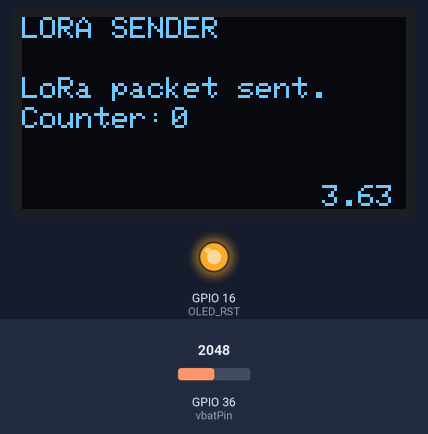
This sketch was run on a simulated ESP32. On the bench: 128×64 one-colour display, output pins drawn as LEDs (lit = HIGH). The test bench sets the inputs (shaded band); at power-on: GPIO 36 (vbatPin) = 2048. No radio packets arrive unless stated; what the sketch prints to the serial monitor is not drawn.

Above: at 3.3 s.
3.4 s: GPIO 36 (vbatPin) set to 2866
At 4.8 s:
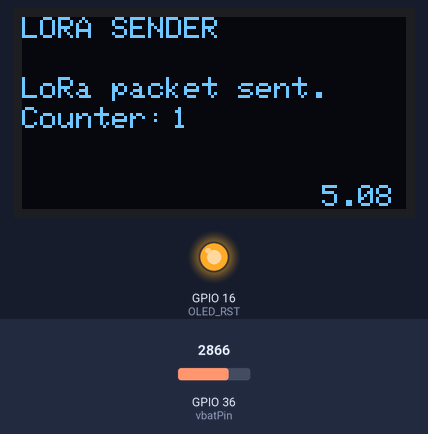
9.5 s: GPIO 36 (vbatPin) set to 3603
At 11.6 s:
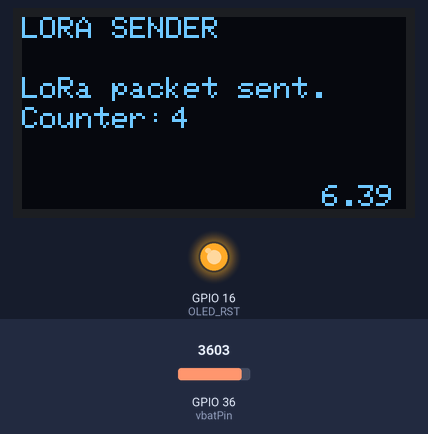
14.1 s: GPIO 36 (vbatPin) set to 4095
At 15.0 s:
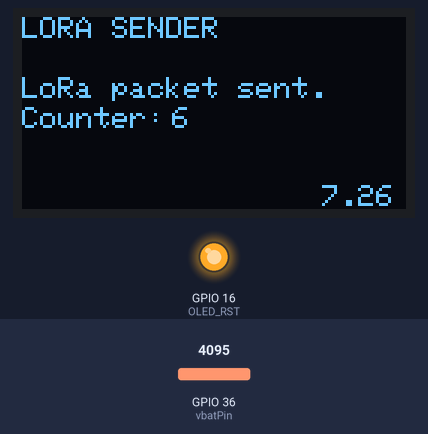
Timing chart, 0 to 17.1 s (numbered marks = the images above; inputs shaded):
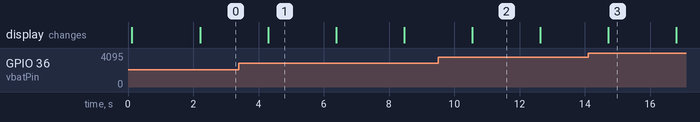

Measured:
- what the display in image 1 shows lasts 2.1 s, from 4.3 s to 6.4 s

The sketch:

prova_lora_send.ino
```cpp
/*********
  Rui Santos
  Complete project details at https://RandomNerdTutorials.com/ttgo-lora32-sx1276-arduino-ide/
*********/

//Libraries for LoRa
#include <SPI.h>
#include <LoRa.h>

//Libraries for OLED Display
#include <Wire.h>
#include <Adafruit_GFX.h>
#include <Adafruit_SSD1306.h>
/*
//define the pins used by the LoRa transceiver module
#define SCK 5
#define MISO 19
#define MOSI 27
#define SS 18
#define RST 23
#define DIO0 26

//433E6 for Asia
//866E6 for Europe
//915E6 for North America
#define BAND 866E6

//OLED pins
#define OLED_SDA 21  //4
#define OLED_SCL 22 //15
#define OLED_RST -1 //16
#define SCREEN_WIDTH 128 // OLED display width, in pixels
#define SCREEN_HEIGHT 64 // OLED display height, in pixels
*/
//define the pins used by the LoRa transceiver module
#define SCK 5
#define MISO 19
#define MOSI 27
#define SS 18
#define RST 14
#define DIO0 26

//433E6 for Asia
//866E6 for Europe
//915E6 for North America
#define BAND 866E6

//OLED pins
#define OLED_SDA 4
#define OLED_SCL 15
#define OLED_RST 16
#define SCREEN_WIDTH 128 // OLED display width, in pixels
#define SCREEN_HEIGHT 64 // OLED display height, in pixels

//packet counter
int counter = 0;
const uint8_t vbatPin = 36;
float VBAT;

Adafruit_SSD1306 display(SCREEN_WIDTH, SCREEN_HEIGHT, &Wire, OLED_RST);

void setup() {
  //initialize Serial Monitor
  Serial.begin(115200);
  pinMode(vbatPin, INPUT);
  //reset OLED display via software
  pinMode(OLED_RST, OUTPUT);
  digitalWrite(OLED_RST, LOW);
  delay(20);
  digitalWrite(OLED_RST, HIGH);

  //initialize OLED
  Wire.begin(OLED_SDA, OLED_SCL);
  if(!display.begin(SSD1306_SWITCHCAPVCC, 0x3c, false, false)) { // Address 0x3C for 128x32
    Serial.println(F("SSD1306 allocation failed"));
    for(;;); // Don't proceed, loop forever
  }

  display.clearDisplay();
  display.setTextColor(WHITE);
  display.setTextSize(1);
  display.setCursor(0,0);
  display.print("LORA SENDER ");
  display.display();

  Serial.println("LoRa Sender Test");

  //SPI LoRa pins
  SPI.begin(SCK, MISO, MOSI, SS);
  //setup LoRa transceiver module
  LoRa.setPins(SS, RST, DIO0);

  if (!LoRa.begin(BAND)) {
    Serial.println("Starting LoRa failed!");
    while (1);
  }
  Serial.println("LoRa Initializing OK!");
  display.setCursor(0,10);
  display.print("LoRa Initializing OK!");
  display.display();
  delay(2000);
}

void loop() {

  Serial.print("Sending packet: ");
  Serial.println(counter);

  //Send LoRa packet to receiver
  LoRa.beginPacket();
  LoRa.print("hello ");
  LoRa.print(counter);
  LoRa.endPacket();

  VBAT = (float)(analogRead(vbatPin)) / 4095*2*3.3*1.1;

  display.clearDisplay();
  display.setCursor(0,0);
  display.println("LORA SENDER");
  display.setCursor(0,20);
  display.setTextSize(1);
  display.print("LoRa packet sent.");
  display.setCursor(0,30);
  display.print("Counter:");
  display.setCursor(50,30);
  display.print(counter);
  display.setCursor(100,56);
  display.print(VBAT);
  display.display();

  counter++;

  delay(2000);
}
```
